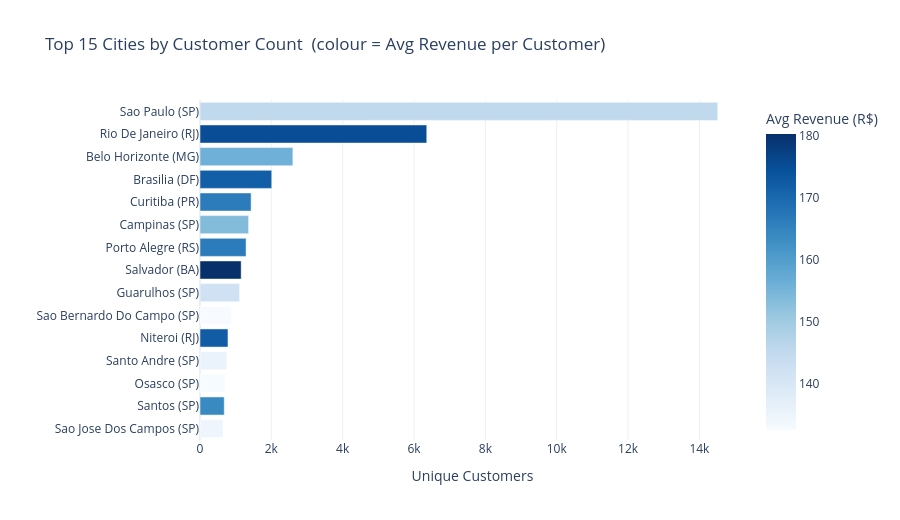

Notebook source saved alongside this figure:
### Code cell
geo_city = (
    customer_summary
    .groupby(["city", "state"])
    .agg(
        unique_customers = ("customer_unique_id", "nunique"),
        total_revenue    = ("total_revenue",      "sum"),
        avg_revenue      = ("total_revenue",      "mean"),
    )
    .reset_index()
    .sort_values("unique_customers", ascending=False)
    .head(15)
)

geo_city["city_state"] = geo_city["city"].str.title() + " (" + geo_city["state"] + ")"

fig_city = px.bar(
    geo_city,
    x="unique_customers",
    y="city_state",
    orientation="h",
    color="avg_revenue",
    color_continuous_scale="Blues",
    title="Top 15 Cities by Customer Count  (colour = Avg Revenue per Customer)",
    labels={"unique_customers": "Unique Customers", "city_state": "", "avg_revenue": "Avg Revenue (R$)"},
    template=CHART_TEMPLATE,
)

fig_city.update_layout(height=520, yaxis=dict(autorange="reversed"))
fig_city.show()

### Figure 1 — Plotly figure (JSON) as saved in the notebook; plotly's stock layout.template omitted (floating-point values rounded to 4 significant figures)
{"data": [{"hovertemplate": "Unique Customers=%{x}<br>=%{y}<br>Avg Revenue (R$)=%{marker.color}<extra></extra>", "legendgroup": "", "marker": {"color": [145.3, 175.0, 156.0, 171.7, 166.4, 153.5, 166.3, 180.2, 142.3, 132.6, 172.2, 135.7, 132.7, 163.8, 134.7], "coloraxis": "coloraxis", "pattern": {"shape": ""}}, "name": "", "orientation": "h", "showlegend": false, "textposition": "auto", "type": "bar", "x": [14514, 6357, 2604, 2011, 1433, 1363, 1292, 1154, 1110, 881, 784, 750, 697, 680, 643], "xaxis": "x", "y": ["Sao Paulo (SP)", "Rio De Janeiro (RJ)", "Belo Horizonte (MG)", "Brasilia (DF)", "Curitiba (PR)", "Campinas (SP)", "Porto Alegre (RS)", "Salvador (BA)", "Guarulhos (SP)", "Sao Bernardo Do Campo (SP)", "Niteroi (RJ)", "Santo Andre (SP)", "Osasco (SP)", "Santos (SP)", "Sao Jose Dos Campos (SP)"], "yaxis": "y"}], "layout": {"barmode": "relative", "coloraxis": {"autocolorscale": false, "colorbar": {"title": {"text": "Avg Revenue (R$)"}}, "colorscale": [[0, "rgb(247,251,255)"], [0.125, "rgb(222,235,247)"], [0.25, "rgb(198,219,239)"], [0.375, "rgb(158,202,225)"], [0.5, "rgb(107,174,214)"], [0.625, "rgb(66,146,198)"], [0.75, "rgb(33,113,181)"], [0.875, "rgb(8,81,156)"], [1, "rgb(8,48,107)"]]}, "height": 520, "legend": {"tracegroupgap": 0}, "title": {"text": "Top 15 Cities by Customer Count  (colour = Avg Revenue per Customer)"}, "xaxis": {"anchor": "y", "domain": [0, 1], "title": {"text": "Unique Customers"}}, "yaxis": {"anchor": "x", "autorange": "reversed", "domain": [0, 1], "title": {"text": ""}}}}
